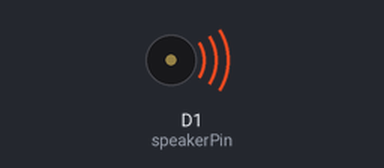
A sketch run on a simulated ESP8266 (NodeMCU). Parts: buzzer (waves = sounding).

Above: at 1.8 s.
At 6.2 s:
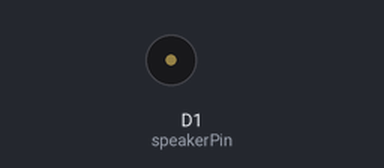
Timing chart, 0 to 7.7 s (numbered marks = the images above):
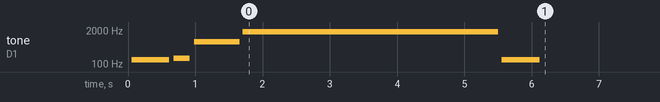

The sketch:

test_sound.ino
```cpp
// (licence header left out)
/*
 * A simple project that demonstrates how to make music using an Arduino.
 *
 * This code accompanies the following tutorial: https://youtu.be/Z1YvIFUIhLs
 */

// Pin to which an 8 Ohm speaker is connected (use a 150 - 220 Ohm resistor)
#define speakerPin D1

// Tempo (beats per minute)
#define bpm 96

// Gap between notes. This is expressed as percentage of time between 2 beats.
#define noteGapPercentage 10

/*
 * 2D array containing the notes to be played
 * A note comprises of two values:
 *  * The first value determines the frequency of the note.
 *    This is expressed as the number of a key on an 88-key piano (1 - 88)
 *    A number outside this range can be used (e.g. 0) to create a gap
 *  * The second value determines the duration:
 *    * 1 represents a whole note (spans 4 beats)
 *    * 2 represents a half note (spans 2 beats)
 *    * 4 represents a quarter note (spans 1 beat)
 *    * 8 represents an eighth note (spans 080.5 beat)
 *      etc.
 */
uint8_t notes[][2] = {
   {30,4}, {32,8}, {60,4}, {80,1}, {30,4}
};

// Time between two beats in microseconds (equal to length of a quarter note)
#define beatDuration (60.0 / bpm) * 1000000L

// Time of the gap between two notes in microseconds
#define noteGap beatDuration * (noteGapPercentage / 100.0)

void setup() {
  // Set the speakerPin as an output
  pinMode(speakerPin, OUTPUT);

  // Iterate over the notes array
  for(int i = 0; i < (sizeof(notes) / sizeof(*notes)); i++) {
    // pass the key number and note type
    playNote(notes[i][0], notes[i][1]);
  }
}

/*
 * Plays an individual note.
 *
 * keyNumber - The key number (1 - 88)
 * noteType - The note type (1, 2, 4, 8, etc.)
 */
void playNote(uint8_t keyNumber, uint8_t noteType) {
  long halfPeriod = getPeriodForKey(keyNumber) / 2;
  long noteDuration = beatDuration * (4.0 / noteType);
  long elapsed = 0;

  // While we have a note to play
  while(halfPeriod > 0 && elapsed < (noteDuration - noteGap)) {
    // Set speakerPin high for half of the period
    digitalWrite(speakerPin, HIGH);
    wait(halfPeriod);

    // Set speakerPin low for half of the period
    digitalWrite(speakerPin, LOW);
    wait(halfPeriod);

    // Update the amount of time that has elapsed
    elapsed += halfPeriod * 2;
  }

  /*
   * Gap between notes. Calculated using 'elapsed' to minimise timing errors
   * and ensure that the correct gap occurs whenever getPeriodForKey() returns
   * zero.
   */
  wait(noteDuration - elapsed);
}

/*
 * Returns the period for a key or zero for key numbers outside the range of 1 -
 * 88.
 *
 * keyNumber - The key number (1 - 88)
 */
long getPeriodForKey(uint8_t keyNumber) {
  // If the key is between 1 and 88
  if(keyNumber >= 1 && keyNumber <= 88) {
    // Return the period (one second divided by the frequency of the key)
    return 1000000L / (pow(2.0, (keyNumber - 49.0) / 12.0) * 440.0);
  }

  // Otherwise return zero
  return 0;
}

/*
 * Delay for a number of microseconds. This is necessary because
 * delayMicroseconds() has an upper limit.
 *
 * us - The delay in microseconds
 */
void wait(long us) {
  // First delay for the number of whole milliseconds using delay()
  delay(us / 1000);
  // Then delay for the remainder of microseconds using delayMicroseconds()
  delayMicroseconds(us % 1000);
}

void loop() {
  // Not used. Music will play once.
}
```
